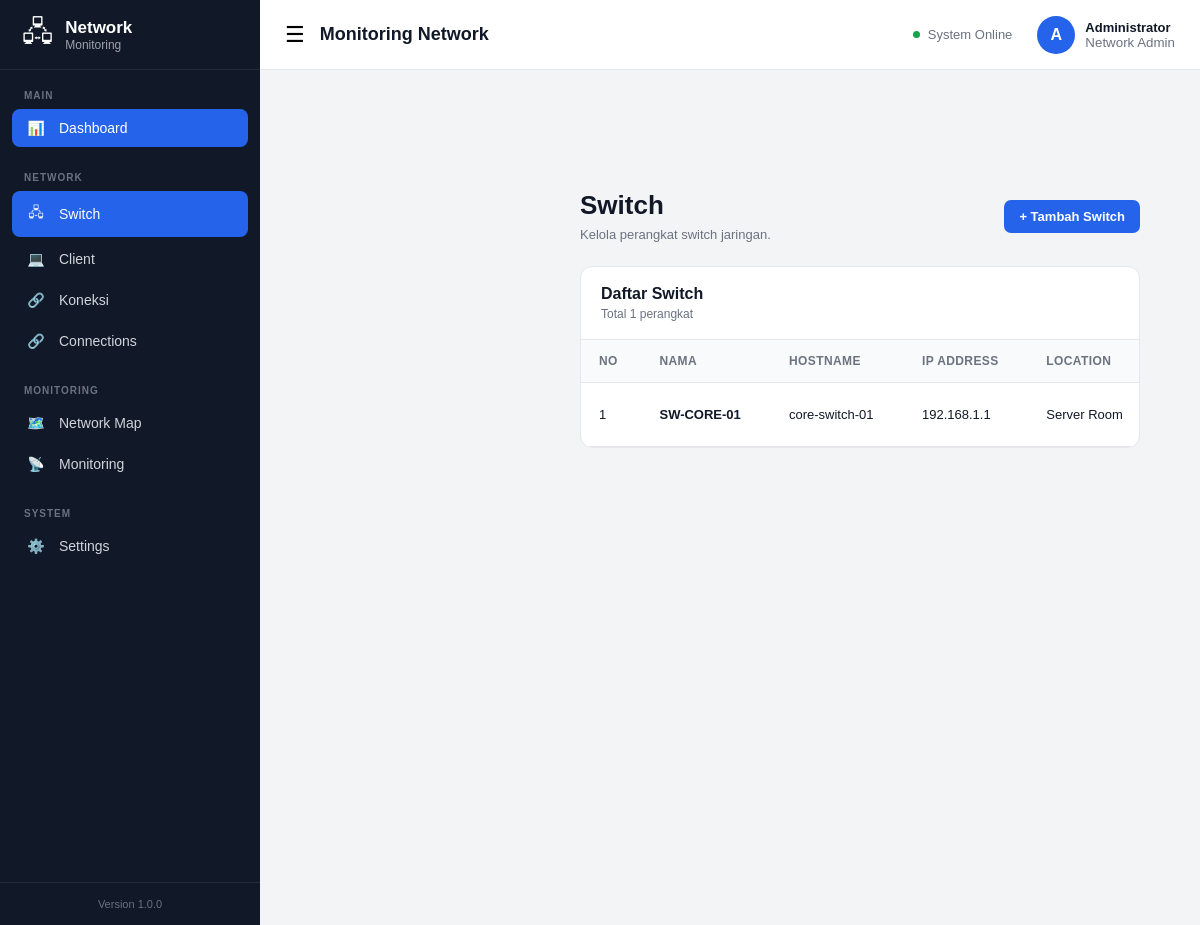
The app's page /?page=switch with its own data.
### tables this page shows
CREATE TABLE IF NOT EXISTS switches (

    id INT UNSIGNED AUTO_INCREMENT PRIMARY KEY,

    name VARCHAR(100) NOT NULL,

    hostname VARCHAR(100) NULL,

    ip_address VARCHAR(45) NULL,

    location VARCHAR(255) NULL,

    latitude DECIMAL(10,7) NULL,

    longitude DECIMAL(10,7) NULL,

    status ENUM(
        'online',
        'offline',
        'maintenance'
    ) DEFAULT 'offline',

    description TEXT NULL,

    created_at TIMESTAMP DEFAULT CURRENT_TIMESTAMP,

    updated_at TIMESTAMP
        DEFAULT CURRENT_TIMESTAMP
        ON UPDATE CURRENT_TIMESTAMP

);

### controllers/SwitchController.php (called while the page is built, shortened)
<?php
require_once __DIR__ . '/../models/SwitchModel.php';
class SwitchController
{
    private SwitchModel $model;
    public function __construct(PDO $db)
    {
        $this->model = new SwitchModel($db);
    }
    public function index(): void
    {
        $switches = $this->model->getAll();
        require __DIR__ . '/../views/switch/index.php';
    }
}

### models/SwitchModel.php (called while the page is built, shortened)
<?php
class SwitchModel
{
    private PDO $db;
    public function __construct(PDO $db)
    {
        $this->db = $db;
    }
    public function getAll(): array
    {
        $sql = "
            SELECT *
            FROM switches
            ORDER BY id DESC
        ";
        $stmt = $this->db->query($sql);
        return $stmt->fetchAll();
    }
}

### views/switch/index.php (the view, shortened to what this page needs)
<?php require __DIR__ . '/../layouts/header.php'; ?>
<?php require __DIR__ . '/../layouts/navbar.php'; ?>
<?php require __DIR__ . '/../layouts/sidebar.php'; ?>
<main class="main-content">
    <div class="page-header">
        <div>
            <h1>
                Switch
            </h1>
            <p>
                Kelola perangkat switch jaringan.
            </p>
        </div>
        <a
            href="<?= BASE_URL ?>?page=switch&action=create"
            class="btn btn-primary"
        >
            + Tambah Switch
        </a>
    </div>
    <section class="panel">
        <div class="panel-header">
            <div>
                <h2>
                    Daftar Switch
                </h2>
                <span>
                    Total <?= count($switches) ?> perangkat
                </span>
            </div>
        </div>
        <div class="table-container">
            <table class="data-table">
                <thead>
                    <tr>
                        <th>No</th>
                        <th>Nama</th>
                        <th>Hostname</th>
                        <th>IP Address</th>
                        <th>Location</th>
                    </tr>
                </thead>
                <tbody>
                <?php if (empty($switches)): ?>
                    <tr>
                        <td
                            colspan="7"
                            class="empty-state"
                        >
                            Belum ada data Switch.
                        </td>
                    </tr>
                <?php else: ?>
                    <?php foreach (
                        $switches as $index => $switch
                    ): ?>
                        <tr>
                            <td>
                                <?= $index + 1 ?>
                            </td>
                            <td>
                                <strong>
                                    <?= htmlspecialchars(
                                        $switch['name']
                                    ) ?>
                                </strong>
                            </td>
                            <td>
                                <?= htmlspecialchars(
                                    $switch['hostname']
                                    ?? '-'
                                ) ?>
                            </td>
                            <td>
                                <?= htmlspecialchars(
                                    $switch['ip_address']
                                    ?? '-'
                                ) ?>
                            </td>
                            <td>
                                <?= htmlspecialchars(
                                    $switch['location']
                                    ?? '-'
                                ) ?>
                            </td>
                        </tr>
                    <?php endforeach; ?>
                <?php endif; ?>
                </tbody>
            </table>
        </div>
    </section>
</main>
<?php require __DIR__ . '/../layouts/footer.php'; ?>

### assets/css/style.css (style rules this page uses)
* { margin: 0; padding: 0; box-sizing: border-box; }
:root { --primary: #2563eb; --primary-dark: #1d4ed8; --sidebar: #111827; --sidebar-hover: #1f2937; --background: #f3f4f6; --surface: #ffffff; --text: #111827; --text-secondary: #6b7280; --border: #e5e7eb; --success: #16a34a; --warning: #d97706; --danger: #dc2626; }
html, body { width: 100%; min-height: 100%; }
body { font-family: Arial, Helvetica, sans-serif; background: var(--background); color: var(--text); }
a { text-decoration: none; color: inherit; }
.main-content { margin-left: 260px; padding: 95px 30px 30px; }
.btn { border: none; border-radius: 7px; padding: 9px 15px; font-size: 13px; font-weight: 600; }
.btn-primary { background: var(--primary); color: white; }
.panel { background: var(--surface); border: 1px solid var(--border); border-radius: 12px; overflow: hidden; }
.panel-header { padding: 18px 20px; display: flex; align-items: center; justify-content: space-between; border-bottom: 1px solid var(--border); }
.panel-header h2 { font-size: 16px; }
.panel-header span { display: block; margin-top: 4px; font-size: 12px; color: var(--text-secondary); }

### assets/css/dashboard.css (style rules this page uses)
.page-header { display: flex; align-items: center; justify-content: space-between; margin-bottom: 25px; }
.page-header h1 { font-size: 26px; margin-bottom: 5px; }
.page-header p { color: var(--text-secondary); font-size: 13px; }
.page-header { display: flex; justify-content: space-between; align-items: center; margin-bottom: 24px; }
.page-header h1 { margin: 0; font-size: 26px; }
.page-header p { margin: 6px 0 0; color: #6b7280; }

### assets/css/switch.css (style rules this page uses)
.table-container { width: 100%; overflow-x: auto; }
.data-table { width: 100%; border-collapse: collapse; min-width: 850px; }
.data-table th { text-align: left; padding: 14px 18px; background: #f9fafb; border-bottom: 1px solid var(--border); font-size: 12px; color: var(--text-secondary); text-transform: uppercase; letter-spacing: .4px; }
.data-table td { padding: 15px 18px; border-bottom: 1px solid var(--border); font-size: 13px; }

### records on screen
switches: name "SW-CORE-01", hostname "core-switch-01", ip_address "192.168.1.1", location "Server Room"

### other values on screen
APP_NAME "Monitoring Network"
APP_VERSION "1.0.0"
count($switches) "1"
